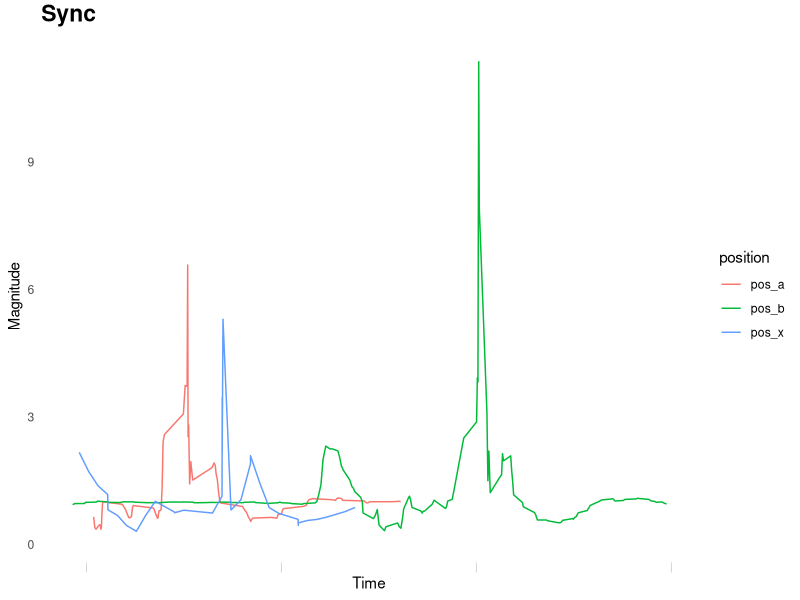
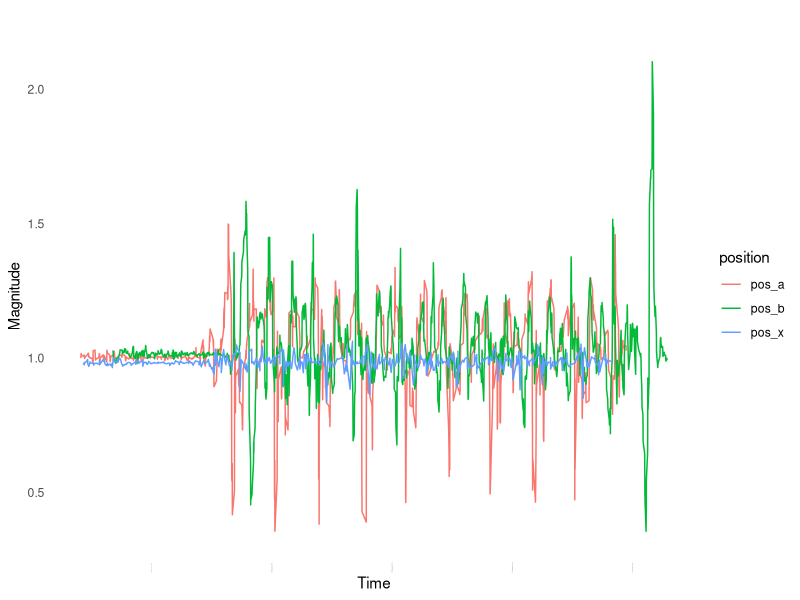
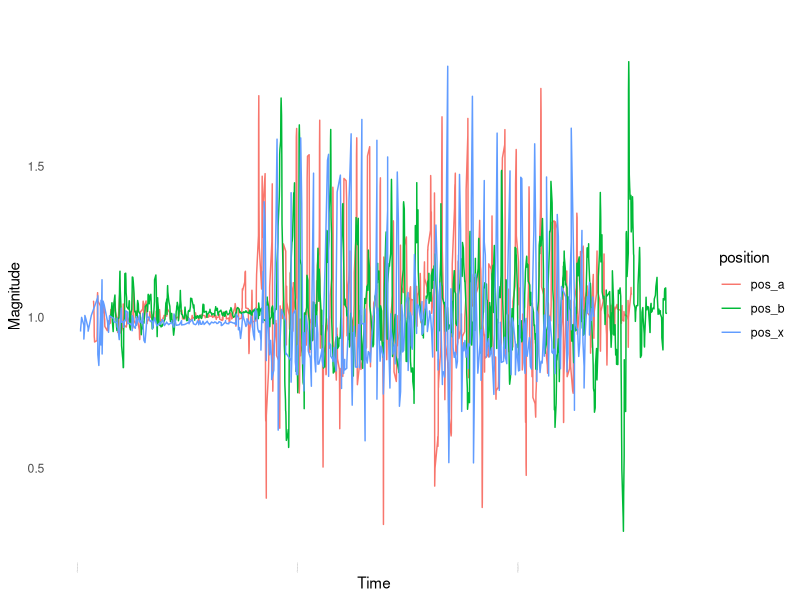
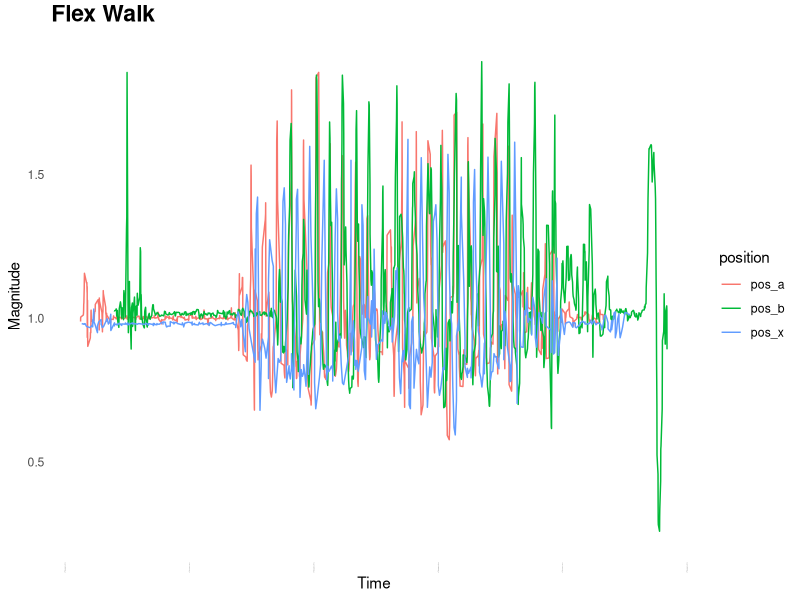

Reproduce these figures in R, in order.
setwd("/Users/vedantdasswain/GitRepositories/CS7470/Server/data")

library("dplyr")
library("car")
library("ggplot2")

## Synchronising with peaks
accel_pos_a <- read.csv("peaks/accel_pos_a.csv", na.strings=c("", "NA"), stringsAsFactors = FALSE)
accel_pos_b <- read.csv("peaks/accel_pos_b.csv", na.strings=c("", "NA"), stringsAsFactors = FALSE)
accel_pos_x <- read.csv("peaks/accel_pos_x.csv", na.strings=c("", "NA"), stringsAsFactors = FALSE)

accel_pos_ab <- merge(x = accel_pos_a, y = accel_pos_b, all = TRUE)
accel_pos_abx <- merge(x = accel_pos_ab, y = accel_pos_x, all = TRUE)

accel_pos_mag <- accel_pos_abx %>% mutate(force=sqrt(x^2+y^2+z^2))

time_med <- median(accel_pos_mag$timestamp)
time_max <- max(accel_pos_mag$timestamp)
time_quart <- (time_max+time_med)/2
  
accel_plot <- ggplot(accel_pos_mag, aes(x = timestamp,
                                                    y = force, group=position, colour=position)) +
  geom_line() +
  labs(title="Sync",x = "Time", y = "Magnitude") +
  xlim(time_quart,time_max) +
  theme_minimal() +
  theme(axis.text.x = element_text(angle = 90, hjust = 0,size=1),
        panel.grid.major = element_blank(),
        panel.grid.minor = element_blank(),
        plot.title = element_text(size = rel(1.5), face = "bold", vjust = 1.5))

print(accel_plot)

accel_pos_peaks <- accel_pos_mag %>% group_by(position) %>% filter(force == max(force))

## Data on flex static
accel_pos_a <- read.csv("activities/flex_stat_q/accel_pos_a.csv", na.strings=c("", "NA"), stringsAsFactors = FALSE)
accel_pos_b <- read.csv("activities/flex_stat_q/accel_pos_b.csv", na.strings=c("", "NA"), stringsAsFactors = FALSE)
accel_pos_x <- read.csv("activities/flex_stat_q/accel_pos_x.csv", na.strings=c("", "NA"), stringsAsFactors = FALSE)

accel_pos_ab <- merge(x = accel_pos_a, y = accel_pos_b, all = TRUE)
accel_pos_abx <- merge(x = accel_pos_ab, y = accel_pos_x, all = TRUE)

accel_pos_mag <- accel_pos_abx %>% mutate(force=sqrt(x^2+y^2+z^2))

time_med <- median(accel_pos_mag$timestamp)
time_max <- max(accel_pos_mag$timestamp)
time_quart <- (time_max+time_med)/2

accel_plot <- ggplot(accel_pos_mag, aes(x = timestamp,
                                        y = force, group=position, colour=position)) +
  geom_line() +
  labs(title="",x = "Time", y = "Magnitude") +
  # xlim(time_quart,time_max) +
  theme_minimal() +
  theme(axis.text.x = element_text(angle = 90, hjust = 0,size=1),
        panel.grid.major = element_blank(),
        panel.grid.minor = element_blank(),
        plot.title = element_text(size = rel(1.5), face = "bold", vjust = 1.5))

print(accel_plot)

## Data on flex move
accel_pos_a <- read.csv("activities/flex_move/accel_pos_a.csv", na.strings=c("", "NA"), stringsAsFactors = FALSE)
accel_pos_b <- read.csv("activities/flex_move/accel_pos_b.csv", na.strings=c("", "NA"), stringsAsFactors = FALSE)
accel_pos_x <- read.csv("activities/flex_move/accel_pos_x.csv", na.strings=c("", "NA"), stringsAsFactors = FALSE)

accel_pos_ab <- merge(x = accel_pos_a, y = accel_pos_b, all = TRUE)
accel_pos_abx <- merge(x = accel_pos_ab, y = accel_pos_x, all = TRUE)

accel_pos_mag <- accel_pos_abx %>% mutate(force=sqrt(x^2+y^2+z^2))

time_med <- median(accel_pos_mag$timestamp)
time_max <- max(accel_pos_mag$timestamp)
time_quart <- (time_max+time_med)/2

accel_plot <- ggplot(accel_pos_mag, aes(x = timestamp,
                                        y = force, group=position, colour=position)) +
  geom_line() +
  labs(title="",x = "Time", y = "Magnitude") +
  # xlim(time_quart,time_max) +
  theme_minimal() +
  theme(axis.text.x = element_text(angle = 90, hjust = 0,size=1),
        panel.grid.major = element_blank(),
        panel.grid.minor = element_blank(),
        plot.title = element_text(size = rel(1.5), face = "bold", vjust = 1.5))

print(accel_plot)

## Data on walk
accel_pos_a <- read.csv("activities/walk/accel_pos_a.csv", na.strings=c("", "NA"), stringsAsFactors = FALSE)
accel_pos_b <- read.csv("activities/walk/accel_pos_b.csv", na.strings=c("", "NA"), stringsAsFactors = FALSE)
accel_pos_x <- read.csv("activities/walk/accel_pos_x.csv", na.strings=c("", "NA"), stringsAsFactors = FALSE)

accel_pos_ab <- merge(x = accel_pos_a, y = accel_pos_b, all = TRUE)
accel_pos_abx <- merge(x = accel_pos_ab, y = accel_pos_x, all = TRUE)

accel_pos_mag <- accel_pos_abx %>% mutate(force=sqrt(x^2+y^2+z^2))

time_med <- median(accel_pos_mag$timestamp)
time_max <- max(accel_pos_mag$timestamp)
time_quart <- (time_max+time_med)/2

accel_plot <- ggplot(accel_pos_mag, aes(x = timestamp,
                                        y = force, group=position, colour=position)) +
  geom_line() +
  labs(title="Flex Walk",x = "Time", y = "Magnitude") +
  # xlim(time_quart,time_max) +
  theme_minimal() +
  theme(axis.text.x = element_text(angle = 90, hjust = 0,size=1),
        panel.grid.major = element_blank(),
        panel.grid.minor = element_blank(),
        plot.title = element_text(size = rel(1.5), face = "bold", vjust = 1.5))

print(accel_plot)